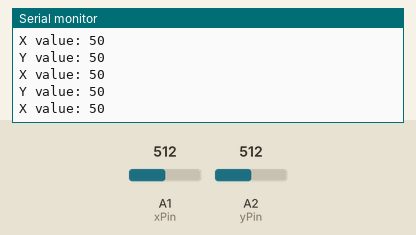
Recording of a sketch running on a simulated Arduino Uno, built with avr-gcc and run on an emulated ATmega328P. Shown: the last lines printed to the serial monitor. The inputs (shaded band) are chosen by the test bench; at power-on: A2 (yPin) = 512, A1 (xPin) = 512.

Above: at 4.2 s.
4.3 s: A2 (yPin) set to 108
At 5.2 s:
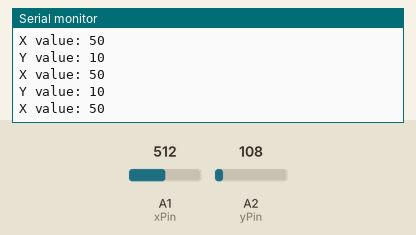
5.8 s: A2 (yPin) set to 93
At 6.9 s:
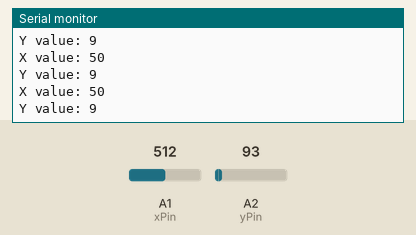
8.8 s: A1 (xPin) set to 1007
At 9.9 s:
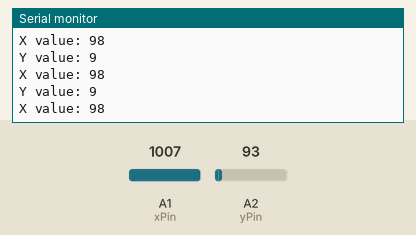
11.8 s: A1 (xPin) set to 1023
At 12.5 s:
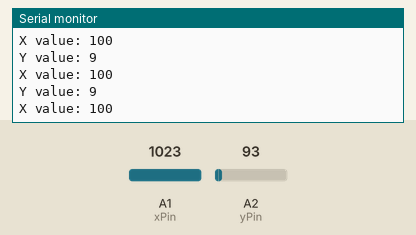
Timing chart, 0 to 14.8 s (numbered marks = the images above; inputs shaded):
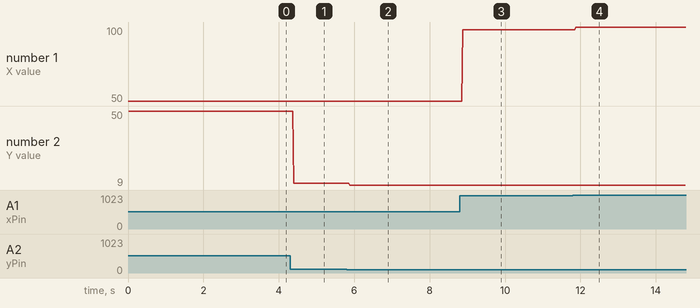

Measured:
- the behaviour switches between 103 and 102 on A2 (yPin) (found by bisection; images 1 and 2)
- after the input at 4.3 s, the serial monitor: prints a new line after 0.09 s (image 1)
- after the input at 5.8 s, the serial monitor: prints a new line after 0.08 s (image 2)
- after the input at 8.8 s, the serial monitor: prints a new line after 0.08 s (image 3)
- after the input at 11.8 s, the serial monitor: prints a new line after 0.07 s (image 4)
- plotted number 1: 50 → 98 after the input at 8.8 s, 98 → 100 after the input at 11.8 s
- plotted number 2: 50 → 10 after the input at 4.3 s, 10 → 9 after the input at 5.8 s

The sketch:

Print_Analog_Stick_Output.ino
```cpp
int xPin = 1;
int yPin = 2;
int zButton = 1;

void setup() {
  // put your setup code here, to run once:
  Serial.begin(9600);
  pinMode(zButton, INPUT);
  digitalWrite(zButton, HIGH);
}

void loop() {
  // put your main code here, to run repeatedly:
  int rawX = analogRead(xPin);
  int rawY = analogRead(yPin);
  int mappedX = map(rawX,0,1023,0,100);
  int mappedY = map(rawY,0,1023,0,100);
  Serial.print("X value: ");
  Serial.println(mappedX);
  Serial.print("Y value: ");
  Serial.println(mappedY);
}
```
